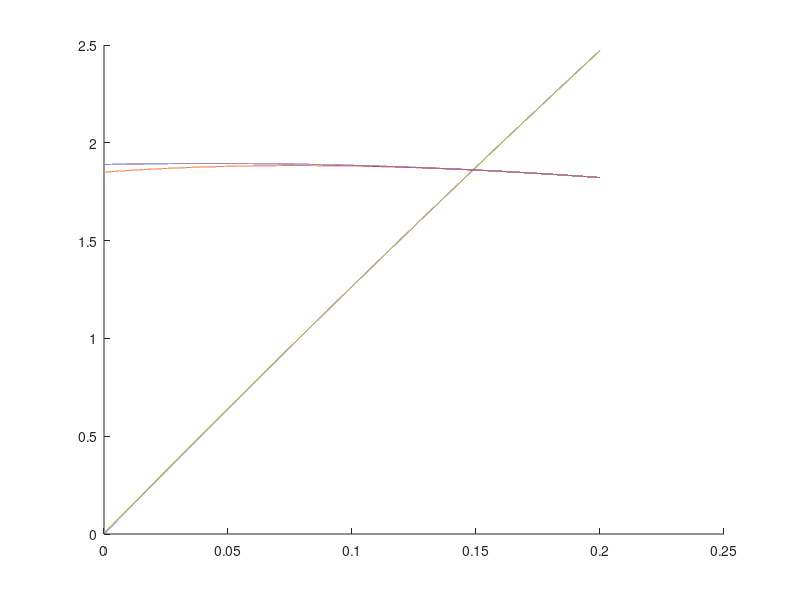

This figure's MATLAB source: (Note: this script raises an error after producing the figure.)
%Uppgift a)

clear; close all; clc;


%Givna konstanter och funktioner
be=1.83;
d=2.37;
m=0.026;
V0=13;
h=1.85;
grad=4.09;
g=9.82;
Kx=0.001;
Ky=0.01;
dt=0.1;
tol=10^-5;

udot=@(u,v)(-(Kx/m)*u*sqrt(u^2+v^2));
vdot=@(u,v)(-g-(Ky/m)*v*sqrt(u^2+v^2));

maxiter=50;

for iter = 1:maxiter
    
    clear u; clear v; clear x ; clear y;
    
    u(1)=V0*cos((grad/360)*2*pi);
    v(1)=V0*sin((grad/360)*2*pi);
    
    x(1)=0; 
    y(1)=h; 

    trff_pnkt(1) = 0;
    
    %rk4
    for t=0:dt:.2
    
        x(end+1)=x(end)+u(end)*dt;
        y(end+1)=y(end)+v(end)*dt;
        
        k1=udot(u(end),v(end));
        l1=vdot(u(end),v(end));
        k2=udot(u(end)+k1*dt/2, v(end)+l1*dt/2);
        l2=vdot(u(end)+k1*dt/2, v(end)+l1*dt/2);
        k3=udot(u(end)+k2*dt/2, v(end)+l2*dt/2);
        l3=vdot(u(end)+k2*dt/2, v(end)+l2*dt/2);
        k4=udot(u(end)+k3*dt, v(end)+l3*dt);
        l4=vdot(u(end)+k3*dt, v(end)+l3*dt);
    
        u(end+1)=u(end)+dt*(k1+2*k2+2*k3+k4)/6;
        v(end+1)=v(end)+dt*(l1+2*l2+2*l3+l4)/6;
    
    
    
    end
    
    t=0:dt:.2+dt;
    
    %Binärsök
    if d < x(1)
        idx=1;
    end
    
    if d > x(end)
        idx=length(x);
    end
    
    hi = length(x);
    lo = 1;
    while lo <= hi
        mid = fix( ( hi + lo ) * .5 );
        if d < x(mid) 
            hi = mid - 1;
        
        elseif d > x(mid)
            lo = mid + 1;

        else
            break
        end
    end
    
    
    %interpolation
    
    t_p = [t(mid-1) t(mid) t(mid+1)]';
    t_mat = [t_p.^0 t_p.^1 t_p.^2];
    x_p = [x(mid-1) x(mid) x(mid+1)]';
    y_p = [y(mid-1) y(mid) y(mid+1)]';
    
    cx=t_mat\x_p; cy=t_mat\y_p;
    x_func = @(t) ( cx(1) + cx(2) * t + cx(3) * t^2 );
    y_func = @(t) ( cy(1) + cy(2) * t + cy(3) * t^2 );
    
    xp_func = @(t) ( cx(2) + cx(3) * t );
    
    %newton-raphson
    
    t0 = .2;    trunc = 1;
    
    while abs( trunc ) > tol
        
        trunc = ( x_func( t0 ) - 2.37 ) / xp_func( t0 );
        t1 = t0 - trunc;
        t0 = t1;
        
    end
    
    trff_pnkt(end+1) = y_func(t1);

    if abs( trff_pnkt(end) - trff_pnkt(end-1) ) < tol
        
        svar = trff_pnkt(end);
        break
    end
    
    dt = dt / 2;



end

hold on
plot(t,x,t,y)
plot(t,arrayfun(x_func,t),t,arrayfun(y_func,t))


disp("träffpunkt från marken: " + svar )

%%

%b)

clear; close all; clc;

theta = 0:90;
plot(theta, arrayfun(@f, theta))

%sekantmetoden

gr1 = 5; gr2 = 6; trunc = 1;

while abs(trunc) > 10^-3

    trunc = f(gr1) * (gr1 - gr2) / (f(gr1) - f(gr2));
    r = gr1 - trunc;
    gr2 = gr1;
    gr1 = r;
    

end



function trff=f(grad)

%Givna konstanter och funktioner

d=2.37;
m=0.026;
V0=13;
h=1.85;
g=9.82;
Kx=0.001;
Ky=0.01;
be=1.83;

udot=@(u,v)(-(Kx/m)*u*sqrt(u^2+v^2));
vdot=@(u,v)(-g-(Ky/m)*v*sqrt(u^2+v^2));

dt = 6.103515625000000e-06;
u(1)=V0*cos((grad/360)*2*pi);
v(1)=V0*sin((grad/360)*2*pi);
x(1)=0; 
y(1)=h; 

for t=0:dt:.2
    
    x(end+1)=x(end)+u(end)*dt;
    y(end+1)=y(end)+v(end)*dt;
    
    k1=udot(u(end),v(end));
    l1=vdot(u(end),v(end));
    k2=udot(u(end)+k1*dt/2, v(end)+l1*dt/2);
    l2=vdot(u(end)+k1*dt/2, v(end)+l1*dt/2);
    k3=udot(u(end)+k2*dt/2, v(end)+l2*dt/2);
    l3=vdot(u(end)+k2*dt/2, v(end)+l2*dt/2);
    k4=udot(u(end)+k3*dt, v(end)+l3*dt);
    l4=vdot(u(end)+k3*dt, v(end)+l3*dt);

    u(end+1)=u(end)+dt*(k1+2*k2+2*k3+k4)/6;
    v(end+1)=v(end)+dt*(l1+2*l2+2*l3+l4)/6;

end

t=0:dt:.2+dt;

%Binärsök
if d < x(1)
    idx=1;
end

if d > x(end)
    idx=length(x);
end

hi = length(x);
lo = 1;
while lo <= hi
    mid = fix( ( hi + lo ) * .5 );
    if d < x(mid) 
        hi = mid - 1;
    
    elseif d > x(mid)
        lo = mid + 1;

    else
        break
    end
end

trff = y(mid) - be;

end




